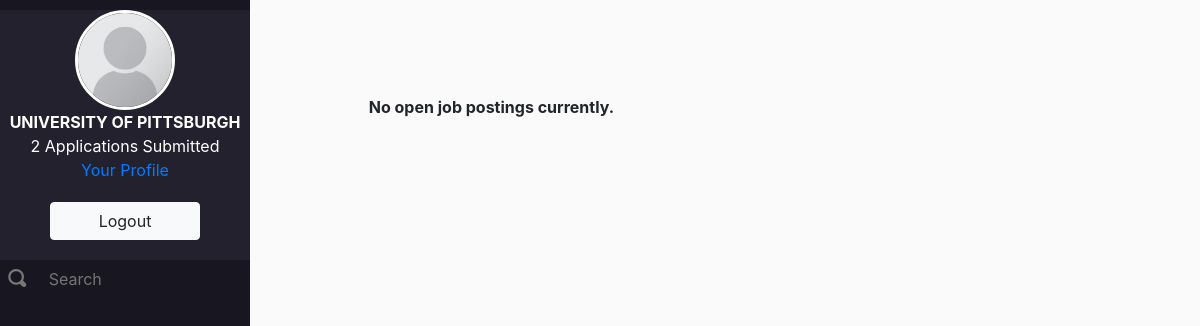
The app's page /jobs (signed in), older data.
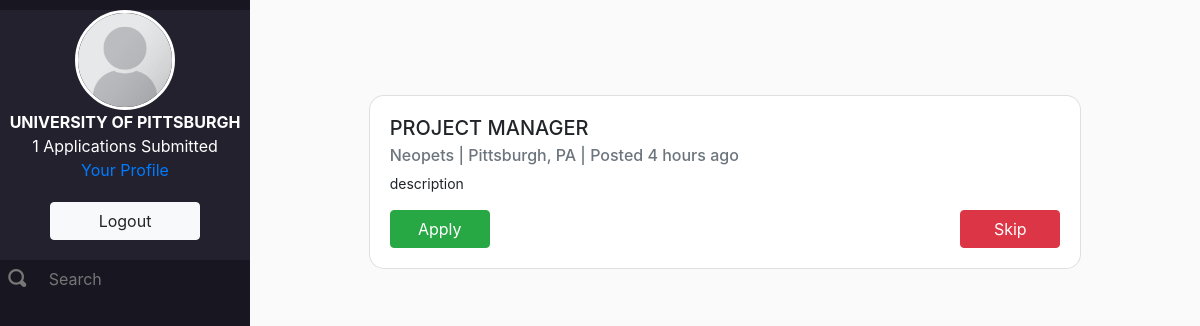
The same page, newer data.
### app/models.py (models this page shows)
class Listings(db.Model):
    id = db.Column(db.Integer, primary_key = True)
    emp_ID = db.Column(db.Integer, db.ForeignKey('employers.id'), nullable = False)
    name = db.Column(db.String(80), nullable = False)
    location = db.Column(db.String(80), nullable = False)
    employer = db.Column(db.String(80), nullable = False)
    posted = db.Column(db.DateTime, nullable=False,default=datetime.now())
    description = db.Column(db.String(500), nullable = False)
    applications = db.relationship('Applications', backref = 'listing_applications', lazy = True)

### app/views.py (the view)
@app.route('/jobs', methods=["GET", "POST"])
def jobs():
    if request.method == "POST":
        search = request.form['search']
        session["search"] = search
    appliedApps = models.Applications.query.filter_by(applicant_ID=session['userid'])
    skippedApps = models.Skipped.query.filter_by(applicant_ID=session['userid'])
    numApps = appliedApps.count()
    if "search" in session:
        job = models.Listings.query.filter(models.Listings.name.contains(session["search"])).order_by(models.Listings.id).first()
    else:
        job = models.Listings.query.order_by(models.Listings.id).first()
    if job:
        curID = job.id
    else:
        curID = None
    while(curID is not None and (appliedApps.filter_by(listing_ID=job.id).count()>0 or skippedApps.filter_by(listing_ID=job.id).count()>0)):
        curID = curID+1
        job = models.Listings.query.filter(models.Listings.id > curID).order_by(models.Listings.id).first()
        if (job==None):
            break
    return render_template('jobs.html', numApps=numApps, job=job)

### app/views.py (called while the page is built)
@app.template_filter()
def timesince(dt, default="just now"):
    now = datetime.utcnow()
    diff = now - dt
    periods = (
        (diff.days / 365, "year", "years"),
        (diff.days / 30, "month", "months"),
        (diff.days / 7, "week", "weeks"),
        (diff.days, "day", "days"),
        (diff.seconds / 3600, "hour", "hours"),
        (diff.seconds / 60, "minute", "minutes"),
        (diff.seconds, "second", "seconds"),
    )
    for period, singular, plural in periods:
        if period:
            return "%d %s ago" % (period, singular if period == 1 else plural)
    return default

### app/templates/jobs.html (shortened to what this page needs)
{% extends "layout.html" %}
{% block head %}
  {{ super() }}
{% endblock %}
{% block content %}
<div class="main-container">
  <div class="nav-left">
    <div class="nav-top">
      <img src="{{ url_for('static', filename='placeholder.png') }}" class="nav-pic rounded-circle">
      <span class="nav-line"><b>{{session['username']|upper}}</b></span>
      <span class="nav-line">{{numApps}} Applications Submitted</span>
      <span class="nav-line"><a href="/profile/{{session['userid']}}">Your Profile</a></span>
      <a href="/logout"><button type="button" class="btn btn-light logout-btn">Logout</button></a>
    </div>
    <div class="nav-bottom">
      <form action="" method="post">
        <div class="form-group row search-form">
          <div class="col-sm-2">
            <span class="oi oi-magnifying-glass search-icon" title="magnifying glass" aria-hidden="true"></span>
          </div>
          <div class="col-sm-10">
            <input type="text" class="form-control-plaintext search-input" id="searchBox" name="search" placeholder="Search">
          </div>
        </div>
      </form>
    </div>
  </div>
  <div class="main-content">
    {% if not job %}
      <div class="job-card">
        <b>No open job postings currently.</b>
      </div>
    {% else %}
        <div class="card job-card">
          <div class="card-body">
            <h5 class="card-title">{{job.name|upper}}</h5>
            <h6 class="card-subtitle mb-2 text-muted">{{job.employer}} | {{job.location}} | Posted {{job.posted|timesince}}</h6>
            <p class="card-text">{{job.description}}</p>
            <a href="/apply/{{job.id}}"><button type="button" class="btn btn-success card-link action-btn">Apply</button></a>
            <a href="/skip/{{job.id}}"><button type="button" class="btn btn-danger card-link float-right action-btn">Skip</button></a>
          </div>
        </div>
    {% endif %}
  </div>
</div>
{% endblock %}

Row changes from the older to the newer data that the page shows:
now on this page (row edited): Listings: name "PROJECT MANAGER", employer "Neopets", location "Pittsburgh, PA", posted "4 hours ago", description "description"
Text that changed along with them:
{{ numApps }}: "2" → "1"
text no longer shown: "No open job postings currently."
text now shown: "| | Posted Apply Skip"
